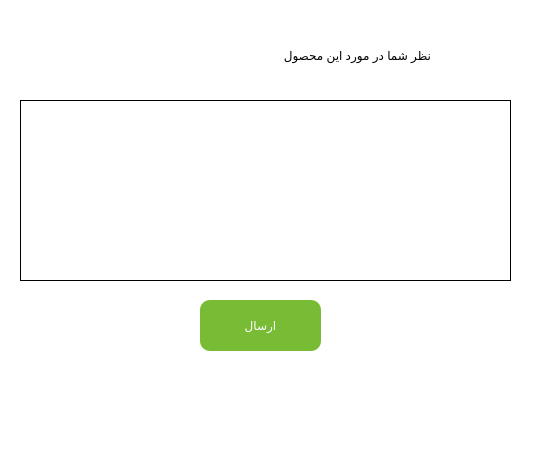
<?xml version="1.0" encoding="UTF-8"?>
<ui version="4.0">
 <class>Dialog</class>
 <widget class="QDialog" name="Dialog">
  <property name="geometry">
   <rect>
    <x>0</x>
    <y>0</y>
    <width>533</width>
    <height>459</height>
   </rect>
  </property>
  <property name="windowTitle">
   <string>Dialog</string>
  </property>
  <property name="styleSheet">
   <string notr="true">background-color:#fff</string>
  </property>
  <widget class="QLabel" name="label_5">
   <property name="geometry">
    <rect>
     <x>80</x>
     <y>30</y>
     <width>351</width>
     <height>51</height>
    </rect>
   </property>
   <property name="styleSheet">
    <string notr="true">font: 20pt &quot;B narm&quot;;</string>
   </property>
   <property name="text">
    <string>نظر شما در مورد این محصول</string>
   </property>
  </widget>
  <widget class="QPushButton" name="sendComment_btn">
   <property name="geometry">
    <rect>
     <x>200</x>
     <y>300</y>
     <width>121</width>
     <height>51</height>
    </rect>
   </property>
   <property name="cursor">
    <cursorShape>PointingHandCursor</cursorShape>
   </property>
   <property name="styleSheet">
    <string notr="true">#sendComment_btn{
border-radius : 10%;
background-color: #78bc35;
color : #fff;
font: 12pt &quot;IRANSans&quot;;
}</string>
   </property>
   <property name="text">
    <string>ارسال</string>
   </property>
  </widget>
  <widget class="QTextEdit" name="comment_input">
   <property name="geometry">
    <rect>
     <x>20</x>
     <y>100</y>
     <width>491</width>
     <height>181</height>
    </rect>
   </property>
   <property name="styleSheet">
    <string notr="true">border : 1px solid #000;
background-color :#fff;
font: 16pt &quot;B Nazanin&quot;;</string>
   </property>
  </widget>
  <widget class="QLabel" name="WarningComment_lbl">
   <property name="geometry">
    <rect>
     <x>60</x>
     <y>370</y>
     <width>421</width>
     <height>71</height>
    </rect>
   </property>
   <property name="text">
    <string/>
   </property>
   <property name="pixmap">
    <pixmap>../Tools/imgs/WarningComment.jpg</pixmap>
   </property>
  </widget>
 </widget>
 <resources/>
 <connections/>
</ui>
